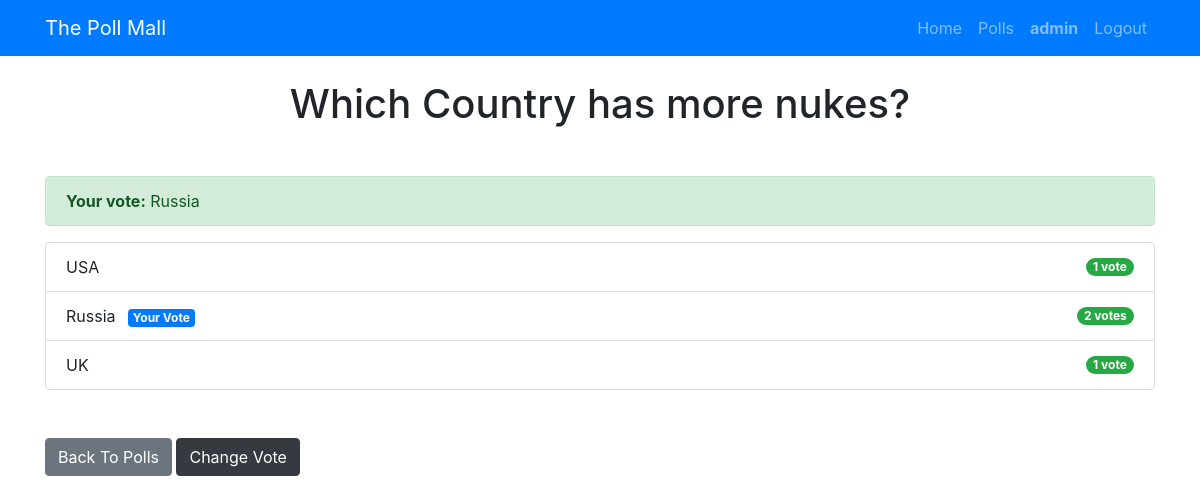
The app's page /polls/1/results/ (signed in) with its own data.
### pollApp/models.py (models this page shows, shortened)
class Question(models.Model):
    question_text = models.CharField(max_length = 300)
    pub_date = models.DateTimeField('date published')

class Vote(models.Model):
    user = models.ForeignKey(User, on_delete=models.CASCADE)
    choice = models.ForeignKey(Choice, on_delete=models.CASCADE)
    question = models.ForeignKey(Question, on_delete=models.CASCADE)
    voted_at = models.DateTimeField(auto_now_add=True)
    class Meta:
        unique_together = ('user', 'question')  # One vote per user per question
        ordering = ['-voted_at']

class Choice(models.Model):
    question = models.ForeignKey(Question, on_delete = models.CASCADE)
    choice_text = models.CharField(max_length = 200)
    votes = models.IntegerField(default=0)

### pollApp/views.py (the view)
# urls.py: path('<int:question_id>/results/', views.results, name='results'),
def results(request, question_id):
    question = get_object_or_404(Question, pk = question_id)
    user_vote = None
    if request.user.is_authenticated:
        try:
            user_vote = Vote.objects.get(user=request.user, question=question)
        except Vote.DoesNotExist:
            pass
    context = {
        'question': question,
        'user_vote': user_vote,
    }
    return render(request, 'polls/results.html', context)

### templates/polls/results.html
{% extends 'base.html' %}
{% block content %}
<h1 class ="mb-5 text-center">{{ question.question_text }}</h1>
{% if user_vote %}
<div class="alert alert-success">
	<strong>Your vote:</strong> {{ user_vote.choice.choice_text }}
</div>
{% endif %}
<ul class ="list-group mb-5">
	{% for choice in question.choice_set.all %}
	<li class ="list-group-item d-flex justify-content-between align-items-center">
		<span>
			{{ choice.choice_text }}
			{% if user_vote and user_vote.choice.id == choice.id %}
				<span class="badge badge-primary ml-2">Your Vote</span>
			{% endif %}
		</span>
		<span class ="badge badge-success badge-pill">{{ choice.votes }}
			vote{{ choice.votes | pluralize }}</span>
	</li>
	{% endfor %}
</ul>
<a class ="btn btn-secondary" href ="{% url 'polls:index' %}">Back To Polls</a>
{% if user.is_authenticated %}
	<a class ="btn btn-dark" href ="{% url 'polls:detail' question.id %}">{% if user_vote %}Change Vote{% else %}Vote Now{% endif %}</a>
{% else %}
	<a class ="btn btn-dark" href ="{% url 'accounts:login' %}?next={% url 'polls:detail' question.id %}">Login to Vote</a>
{% endif %}
{% endblock %}

### templates/partials/navbar.html (shortened to what this page needs)
<nav class="navbar navbar-expand-lg navbar-dark bg-primary mb-4">
    <div class="container">
        <a class="navbar-brand" href="/">The Poll Mall</a>
        <div class="collapse navbar-collapse" id="navbarNav">
            <ul class="navbar-nav ml-auto">
                <li class="nav-item">
                    <a class="nav-link" href="{% url 'index' %}">Home</a>
                </li>
                <li class="nav-item">
                    <a class="nav-link" href="{% url 'polls:index' %}">Polls</a>
                </li>
                {% if user.is_authenticated %}
                    <li class="nav-item">
                        <a class="nav-link" href="{% url 'accounts:profile' %}">
                            <strong>{{ user.username }}</strong>
                        </a>
                    </li>
                    <li class="nav-item">
                        <a class="nav-link" href="{% url 'accounts:logout' %}">Logout</a>
                    </li>
                {% endif %}
            </ul>
        </div>
    </div>
</nav>

### records on screen
Question: question_text "Which Country has more nukes?"
Vote: choice.choice_text "Russia"
Choice: choice_text "USA", votes "1"
Choice: choice_text "Russia", shows "Your Vote", votes "2", votes|pluralize "s"
Choice: choice_text "UK", votes "1"

### other values on screen
{{ user.username }} "admin"
